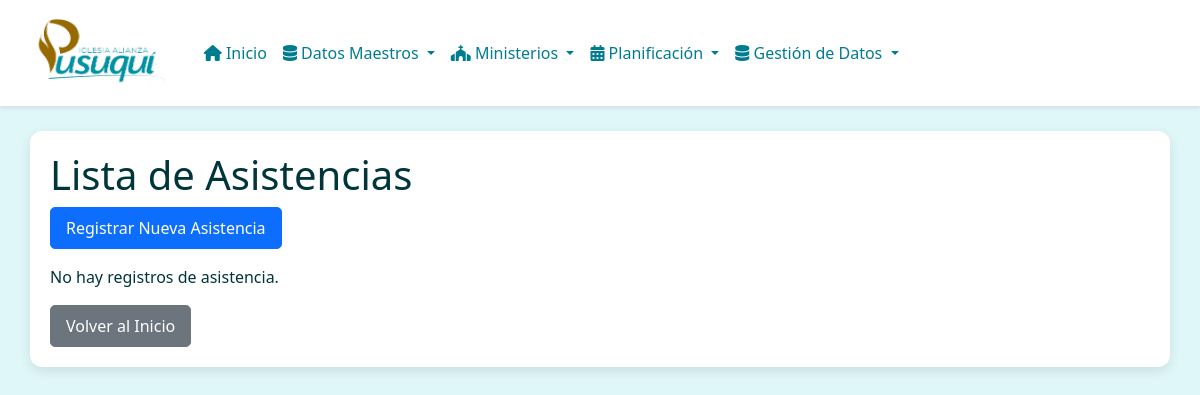
Before: /cunakids/assistances/ with the older database file.
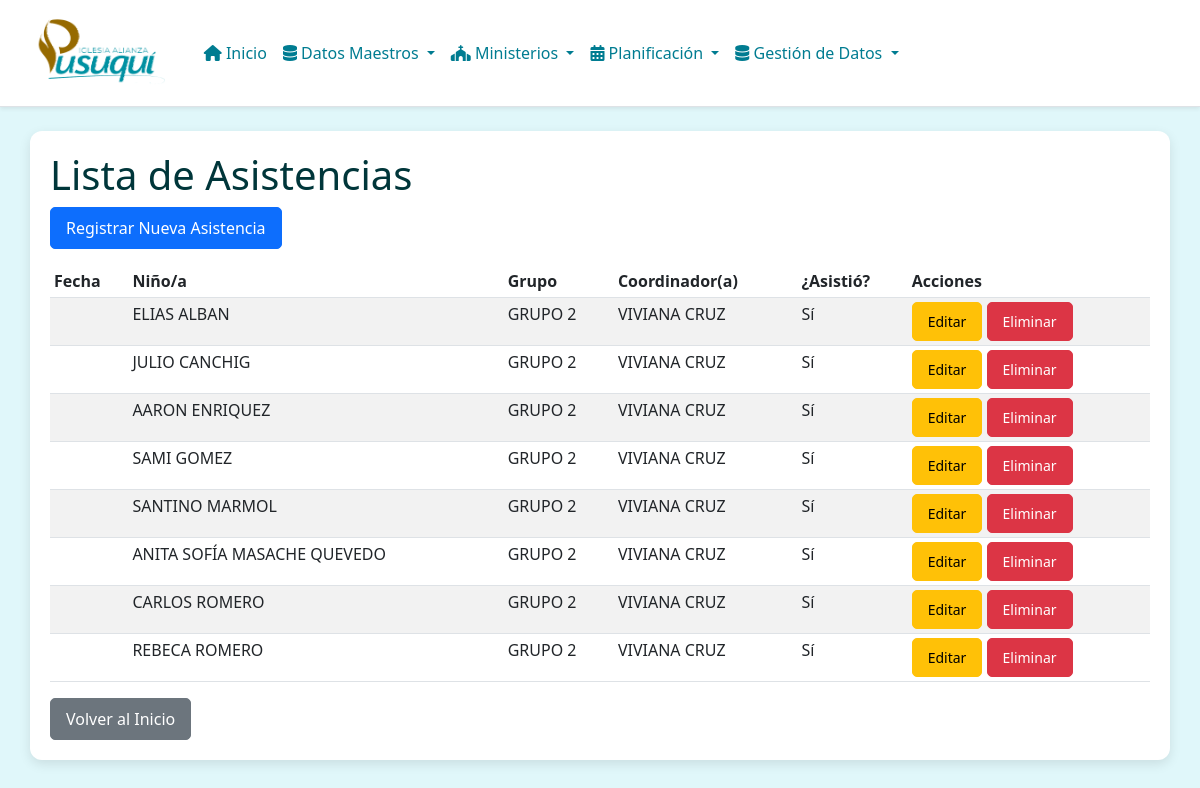
After: the same page with the newer database file.
### cunakids/models.py (models this page shows, shortened)
class assistance(models.Model):
    child = models.ForeignKey(child, on_delete=models.PROTECT) # <-- CAMBIAR A child
    date = models.DateField()
    group = models.ForeignKey(group, on_delete=models.PROTECT)
    coordinator = models.ForeignKey(coordinator, on_delete=models.PROTECT)
    attended = models.BooleanField()
    class Meta:
        unique_together = ('child', 'date')

class child(models.Model):
    STATUS_CHOICES = [
        ('activo', 'Activo'),
        ('promovido', 'Promovido'),
    ]
    name = models.CharField(max_length=128, unique=True)
    surname = models.CharField(max_length=128)
    birthday = models.DateField(validators=[validate_date]) # El campo clave a probar
    parent_name = models.CharField(max_length=128, blank=True) # Hacemos algunos opcionales
    contact_phone = models.CharField(max_length=16, blank=True)
    status = models.CharField(
        max_length=10,
        choices=STATUS_CHOICES,
        default='activo',
        verbose_name='Estado'
    )

class group(models.Model):
    name = models.CharField(max_length=16, unique=True)
    description = models.CharField(max_length=64)

class coordinator(models.Model):
    name = models.CharField(max_length=128, unique=True)
    surname = models.CharField(max_length=128)

### cunakids/views.py (the view)
# urls.py: path('assistances/', views.assistance_list, name='assistance_list'),
def assistance_list(request):
    assistances_list = assistance.objects.select_related(
        'child', 'group', 'coordinator'  # 'date' no es una relación
    ).order_by('-date', 'child__surname', 'child__name') # Ordenar por fecha desc, luego por niño
    return render(request, 'cunakids/assistance_list.html', {'assistances': assistances_list})

### cunakids/templates/cunakids/assistance_list.html (shortened to what this page needs)
{% extends 'base.html' %}
{% block body %}
<h1>Lista de Asistencias</h1>
<div class="mb-3">
    <a href="{% url 'cunakids:assistance_create' %}" class="btn btn-primary">Registrar Nueva Asistencia</a>
</div>
{% if assistances %}
<table class="table table-striped table-hover table-sm">
    <thead>
        <tr>
            <th>Fecha</th>
            <th>Niño/a</th>
            <th>Grupo</th>
            <th>Coordinador(a)</th>
            <th>¿Asistió?</th>
            <th>Acciones</th>
        </tr>
    </thead>
    <tbody>
        {% for a in assistances %}
        <tr>
            <td>{{ a.date.date|date:"Y-m-d" }}</td>
            <td>{{ a.child.name }} {{ a.child.surname }}</td>
            <td>{{ a.group.name }}</td>
            <td>{{ a.coordinator.name }} {{ a.coordinator.surname }}</td>
            <td>{{ a.attended|yesno:"Sí,No" }}</td>
            <td>
                <a href="{% url 'cunakids:assistance_update' a.pk %}" class="btn btn-sm btn-warning">Editar</a>
                <a href="{% url 'cunakids:assistance_delete' a.pk %}" class="btn btn-sm btn-danger">Eliminar</a>
            </td>
        </tr>
        {% endfor %}
    </tbody>
</table>
{% else %}
<p>No hay registros de asistencia.</p>
{% endif %}
<a href="{% url 'cunakids:index' %}" class="btn btn-secondary">Volver al Inicio</a>
{% endblock %}

### templates/base.html (shortened to what this page needs)
{% load static %}
<!DOCTYPE html>
<html lang="es">
  <head>
    <link
      rel="stylesheet"
      href="https://cdn.jsdelivr.net/npm/bootstrap@5.3.0/dist/css/bootstrap.min.css"
    />
    <link
      rel="stylesheet"
      href="https://cdnjs.cloudflare.com/ajax/libs/font-awesome/6.4.0/css/all.min.css"
    />
    <link rel="stylesheet" href="{% static 'css/style.css' %}" />
  </head>
  <body>
    <nav
      class="navbar navbar-expand-lg navbar-light bg-white border-bottom shadow-sm"
    >
      <div class="container-fluid">
        <a
          class="navbar-brand d-flex align-items-center"
          href="{% url 'home' %}"
        >
          <img
            src="{% static 'img/logo1.png' %}"
            alt="Logo Pusuqui"
            style="height: 80px; padding-left: 16px"
            class="me-2"
          />
        </a>
        <div class="collapse navbar-collapse" id="menuPrincipal">
          <ul class="navbar-nav me-auto mb-2 mb-lg-0">
            <li class="nav-item">
              <a class="nav-link" href="{% url 'pusukids:index' %}">
                <i class="fas fa-home"></i> Inicio
              </a>
            </li>
            <li class="nav-item dropdown">
              <a
                class="nav-link dropdown-toggle"
                href="#"
                id="dropdownDatosMaestros"
                role="button"
                data-bs-toggle="dropdown"
                aria-expanded="false"
              >
                <i class="fas fa-database"></i> Datos Maestros
              </a>
            </li>
            <li class="nav-item dropdown">
              <a
                class="nav-link dropdown-toggle"
                href="#"
                id="dropdownMinisterios"
                role="button"
                data-bs-toggle="dropdown"
                aria-expanded="false"
              >
                <i class="fas fa-church"></i> Ministerios
              </a>
            </li>
            <li class="nav-item dropdown">
              <a
                class="nav-link dropdown-toggle"
                href="#"
                id="dropdownPlanificacion"
                role="button"
                data-bs-toggle="dropdown"
                aria-expanded="false"
              >
                <i class="fas fa-calendar-alt"></i> Planificación
              </a>
            </li>
            <li class="nav-item dropdown">
              <a
                class="nav-link dropdown-toggle"
                href="#"
                id="dropdownGestionDatos"
                role="button"
                data-bs-toggle="dropdown"
                aria-expanded="false"
              >
                <i class="fas fa-database"></i> Gestión de Datos
              </a>
            </li>
          </ul>
        </div>
      </div>
    </nav>
    <div class="container mt-4">
      {% block body %} {% endblock %}
    </div>
  </body>
</html>

### static/css/style.css (style rules this page uses)
body { background-color: #e0f7fa; color: #00363a; }
.navbar { background-color: #ffffff !important; border-bottom: 2px solid #00acc1; }
.navbar .nav-link { color: #007c91 !important; font-weight: 500; }
.container { background-color: #ffffff; border-radius: 12px; padding: 20px; box-shadow: 0 4px 12px rgba(0, 0, 0, 0.1); }

### templates/base.html (style rules this page uses)
:root { --primary-color: #72cdd1; --secondary-color: #65a7d3; --accent-color: #d9d9d9; --light-bg: #f8f9fa; --border-radius: 8px; }
body { background-color: var(--light-bg); font-family: 'Segoe UI', Tahoma, Geneva, Verdana, sans-serif; }
.navbar { box-shadow: 0 2px 10px rgba(0,0,0,0.1); }
.navbar-brand img { transition: transform 0.3s ease; }
.nav-link { font-weight: 500; transition: all 0.3s ease; border-radius: 4px; }
.btn { border-radius: 5px; padding: 8px 15px; transition: all 0.3s ease; }

Changed rows visible on the page:
added assistance: child.name "ELIAS", child.surname "ALBAN", group.name "GRUPO 2", coordinator.name "VIVIANA", coordinator.surname "CRUZ", attended "Sí"
added assistance: child.name "JULIO", child.surname "CANCHIG", group.name "GRUPO 2", coordinator.name "VIVIANA", coordinator.surname "CRUZ", attended "Sí"
added assistance: child.name "AARON", child.surname "ENRIQUEZ", group.name "GRUPO 2", coordinator.name "VIVIANA", coordinator.surname "CRUZ", attended "Sí"
added assistance: child.name "SAMI", child.surname "GOMEZ", group.name "GRUPO 2", coordinator.name "VIVIANA", coordinator.surname "CRUZ", attended "Sí"
added assistance: child.name "SANTINO", child.surname "MARMOL", group.name "GRUPO 2", coordinator.name "VIVIANA", coordinator.surname "CRUZ", attended "Sí"
added assistance: child.name "ANITA SOFÍA", child.surname "MASACHE QUEVEDO", group.name "GRUPO 2", coordinator.name "VIVIANA", coordinator.surname "CRUZ", attended "Sí"
added assistance: child.name "CARLOS", child.surname "ROMERO", group.name "GRUPO 2", coordinator.name "VIVIANA", coordinator.surname "CRUZ", attended "Sí"
added assistance: child.name "REBECA", child.surname "ROMERO", group.name "GRUPO 2", coordinator.name "VIVIANA", coordinator.surname "CRUZ", attended "Sí"
Other visible differences:
text no longer shown: "No hay registros de asistencia."
text now shown: "Fecha Niño/a Grupo Coordinador(a) ¿Asistió? Acciones"
